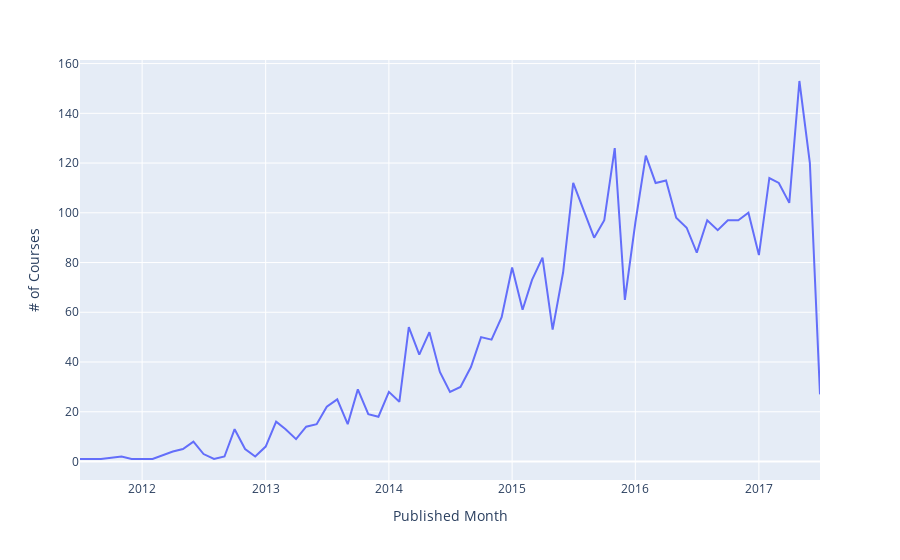

Source (notebook cell):
### Markdown cell above
### **Line Plot**

**`1. Dengan menggunakan plotly express, buatlah plot jumlah kursus yang dipublikasikan tiap bulannya!`**

### Code cell


### Figure 1 — Plotly figure (JSON) as saved in the notebook; plotly's stock layout.template omitted (floating-point values rounded to 4 significant figures)
{"data": [{"hovertemplate": "Published Month=%{x}<br># of Courses=%{y}<extra></extra>", "legendgroup": "", "line": {"color": "#636efa", "dash": "solid"}, "marker": {"symbol": "circle"}, "mode": "lines", "name": "", "orientation": "v", "showlegend": false, "type": "scatter", "x": ["2011-07", "2011-09", "2011-11", "2011-12", "2012-01", "2012-02", "2012-04", "2012-05", "2012-06", "2012-07", "2012-08", "2012-09", "2012-10", "2012-11", "2012-12", "2013-01", "2013-02", "2013-03", "2013-04", "2013-05", "2013-06", "2013-07", "2013-08", "2013-09", "2013-10", "2013-11", "2013-12", "2014-01", "2014-02", "2014-03", "2014-04", "2014-05", "2014-06", "2014-07", "2014-08", "2014-09", "2014-10", "2014-11", "2014-12", "2015-01", "2015-02", "2015-03", "2015-04", "2015-05", "2015-06", "2015-07", "2015-08", "2015-09", "2015-10", "2015-11", "2015-12", "2016-01", "2016-02", "2016-03", "2016-04", "2016-05", "2016-06", "2016-07", "2016-08", "2016-09", "2016-10", "2016-11", "2016-12", "2017-01", "2017-02", "2017-03", "2017-04", "2017-05", "2017-06", "2017-07"], "xaxis": "x", "y": [1, 1, 2, 1, 1, 1, 4, 5, 8, 3, 1, 2, 13, 5, 2, 6, 16, 13, 9, 14, 15, 22, 25, 15, 29, 19, 18, 28, 24, 54, 43, 52, 36, 28, 30, 38, 50, 49, 58, 78, 61, 73, 82, 53, 76, 112, 101, 90, 97, 126, 65, 96, 123, 112, 113, 98, 94, 84, 97, 93, 97, 97, 100, 83, 114, 112, 104, 153, 120, 27], "yaxis": "y"}], "layout": {"legend": {"tracegroupgap": 0}, "margin": {"t": 60}, "xaxis": {"anchor": "y", "domain": [0, 1], "title": {"text": "Published Month"}}, "yaxis": {"anchor": "x", "domain": [0, 1], "title": {"text": "# of Courses"}}}}
